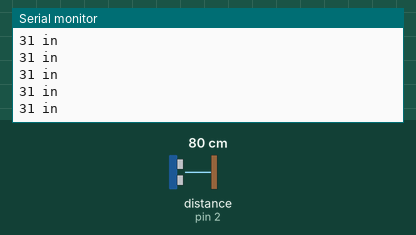
A sketch run on a simulated Arduino Uno, built with avr-gcc and run on an emulated ATmega328P. On the bench: the last lines printed to the serial monitor. Wiring (inferred from the names in the program): ultrasonic range finder: trigger pin 7; echo pin 2. The test bench sets the inputs (shaded band); at power-on: distance to the obstacle (sensor on pin 2) 80 cm. The echo pulse lasts 58.3 µs per cm.

Above: at 1.2 s.
1.3 s: distance to the obstacle (sensor on pin 2) set to 2 cm
At 1.37 s:
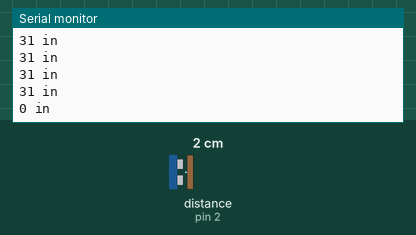
2.8 s: distance to the obstacle (sensor on pin 2) set to 4 cm
At 2.89 s:
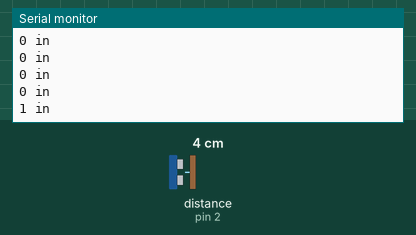
Timing chart, 0 to 5.8 s (numbered marks = the images above; inputs shaded):
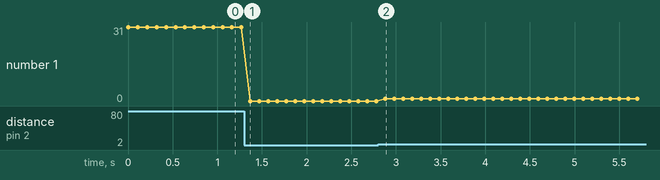

Measured:
- after the input at 1.3 s, the serial monitor: prints a new line after 0.07 s (image 1)
- after the input at 2.8 s, the serial monitor: prints a new line after 0.08 s (image 2)
- plotted number 1: 31 → 0 after the input at 1.3 s, 0 → 1 after the input at 2.8 s

The sketch:

my_ping.ino
```cpp
/**
 * TBD Clean Up Code
 *
 */

// Define constants for use in the program
const unsigned int TRIGGER_PIN = 7;       // Pin to trigger an echo pulse
const unsigned int ECHO_PIN = 2;          // Pin that echos a pulse with a length proportional to the distance
const unsigned int TRIGGER_DURATION = 5;  // Trigger duration in microseconds
const unsigned int LOOP_PAUSE = 100;      // Time to hold the loop to go again in milliseconds

void setup() {
  pinMode(TRIGGER_PIN, OUTPUT);
  pinMode(ECHO_PIN, INPUT);

  // initialize serial communication:
  Serial.begin(9600);
}

void loop() {
  // establish variables for duration of the ping, and the distance result
  // in inches and centimeters:
  unsigned long duration = 0;
  static unsigned long inches = 0;

  // The ultrasonic sensor is triggered by a HIGH pulse of 2 or more microseconds.
  digitalWrite(TRIGGER_PIN, HIGH);
  delayMicroseconds(TRIGGER_DURATION);
  digitalWrite(TRIGGER_PIN, LOW);

  // Read back the pulse duration in milliseconds
  duration = pulseIn(ECHO_PIN, HIGH);

  // convert the time into a distance
  inches = microsecondsToInches(duration);

  // Output the distance in inches to the serial port
  Serial.print(inches);
  Serial.print(" in\n");

  // Wait 10
  delay(100);
}

unsigned long microsecondsToInches(unsigned long microseconds) {
  // TBD - Need to find the right datasheet to confirm proper calibration
  return microseconds / 74 / 2;
}
```
